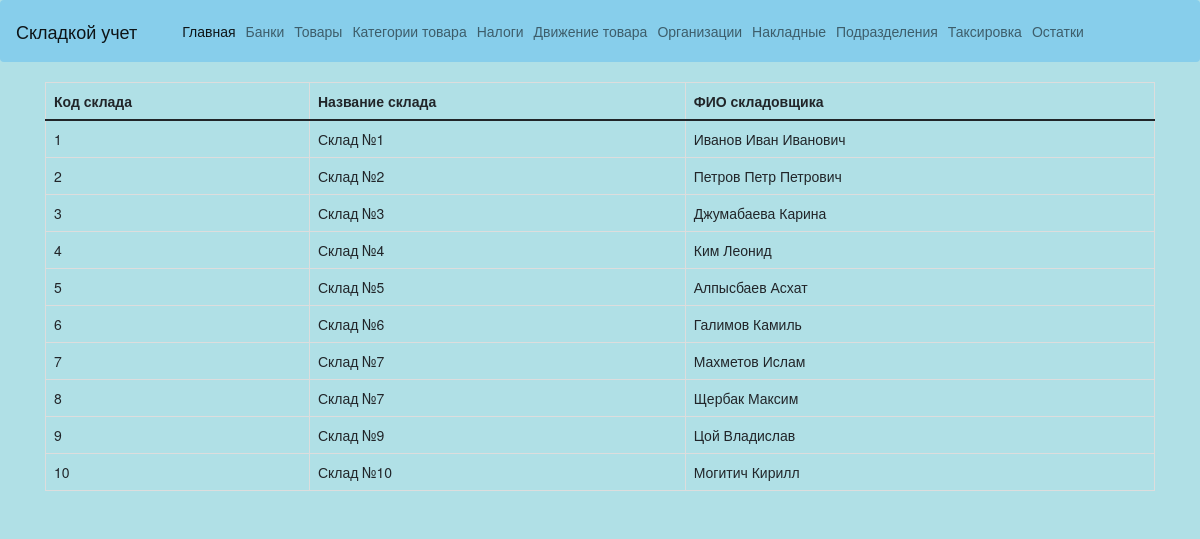
The page /createpodr on the database its author committed.
### WebProjectApplication/models.py (models this page shows, shortened)
class Podrazdeleniya(models.Model):
    kodsklada = models.ForeignKey(Nakladnie, on_delete=models.CASCADE)
    namesklada = models.CharField(max_length=20)
    fio = models.CharField(max_length=40)
    class Meta:
        verbose_name = 'Подразделение'
        verbose_name_plural = 'Подразделения'

class Nakladnie(models.Model):
    nnakladnoy = models.ForeignKey(Dvizhenie, on_delete=models.CASCADE)
    date = models.CharField(max_length=20)
    priznak = models.CharField(max_length=20)
    kodorg = models.ForeignKey(Organizatsiya, on_delete=models.CASCADE)
    class Meta:
        verbose_name = 'Накладная'
        verbose_name_plural = 'Накладные'
    def __str__(self):
        return str(self.id)

### WebProjectApplication/views.py (the view)
# urls.py: path('createpodr', views.createpodr, name='createpodr'),
def createpodr(request):
    Podrs = Podrazdeleniya.objects.all()
    if request.method == 'GET':
        form = PodrForm()
    elif request.method == 'POST':
        form = PodrForm(request.POST)
        if form.is_valid():
            form.save()
            return HttpResponseRedirect('/createpodr')
    return render(request, 'WebProjectApplication/createpodr.html', {'form': form, 'Podrs': Podrs})

### templates/WebProjectApplication/createpodr.html (shortened to what this page needs)
{% extends 'layout.html' %}
{% block content %}
{% load static %}
<table class="table table-bordered">
  <thead>
    <tr>
      <th scope="col">Код склада</th>
      <th scope="col">Название склада</th>
      <th scope="col">ФИО складовщика</th>
    </tr>
  </thead>
  <tbody>
   {% for newPodr in Podrs %}
    <tr>
    <td>{{ newPodr.kodsklada }} </td>
    <td>{{ newPodr.namesklada }}</td>
    <td>{{ newPodr.fio }}</td>
    </tr>
    {% endfor %}
  </tbody>
</table>
{% endblock %}

### rows shown on the page
Podrazdeleniya: kodsklada "1", namesklada "Склад №1", fio "Иванов Иван Иванович"
Podrazdeleniya: kodsklada "2", namesklada "Склад №2", fio "Петров Петр Петрович"
Podrazdeleniya: kodsklada "3", namesklada "Склад №3", fio "Джумабаева Карина"
Podrazdeleniya: kodsklada "4", namesklada "Склад №4", fio "Ким Леонид"
Podrazdeleniya: kodsklada "5", namesklada "Склад №5", fio "Алпысбаев Асхат"
Podrazdeleniya: kodsklada "6", namesklada "Склад №6", fio "Галимов Камиль"
Podrazdeleniya: kodsklada "7", namesklada "Склад №7", fio "Махметов Ислам"
Podrazdeleniya: kodsklada "8", namesklada "Склад №7", fio "Щербак Максим"
Podrazdeleniya: kodsklada "9", namesklada "Склад №9", fio "Цой Владислав"
Podrazdeleniya: kodsklada "10", namesklada "Склад №10", fio "Могитич Кирилл"
